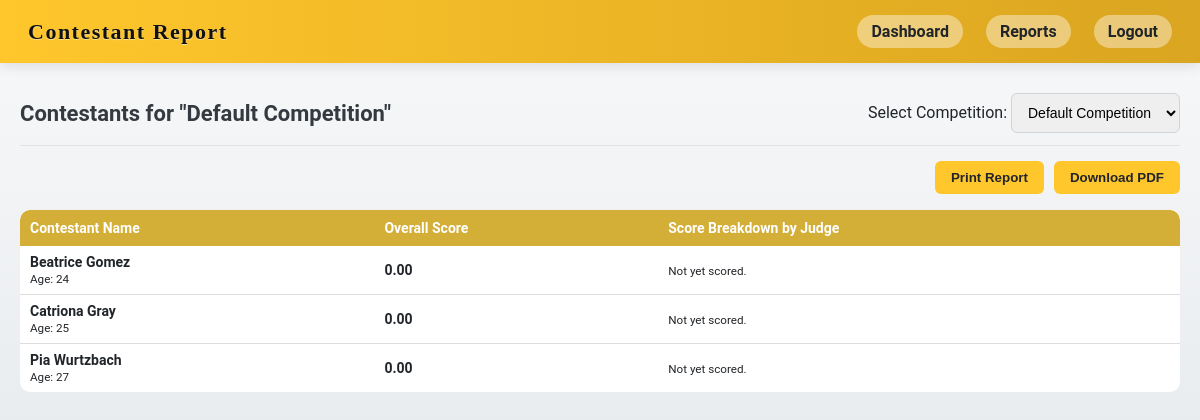
/admin/contestant_reports.php (signed in), run on the app's committed database.
### tables this page shows
CREATE TABLE `competitions` (
    id INT AUTO_INCREMENT PRIMARY KEY,
    name VARCHAR(100) NOT NULL,
    created_at TIMESTAMP DEFAULT CURRENT_TIMESTAMP
);

CREATE TABLE `contestants` (
    id INT AUTO_INCREMENT PRIMARY KEY,
    name VARCHAR(100) NOT NULL,
    age INT NOT NULL,
    number INT NOT NULL,
    photo VARCHAR(255),
    competition_id INT NOT NULL
);

### admin/contestant_reports.php (the view, shortened to what this page needs)
<?php
require_once '../database/db.php';
$default_competition_id = 0;
$default_comp_result = $conn->query("SELECT id FROM competitions ORDER BY created_at DESC LIMIT 1");
if ($default_comp_result && $default_comp_result->num_rows > 0) {
    $default_competition_id = $default_comp_result->fetch_assoc()['id'];
}
$competition_id = (int)($_GET['competition_id'] ?? $default_competition_id);
$all_competitions_result = $conn->query("SELECT id, name FROM competitions ORDER BY name ASC");
$stmt = $conn->prepare(
    "SELECT
        con.id AS contestant_id,
        con.name AS contestant_name,
        con.age,
        j.name AS judge_name,
        SUM(s.score * (cri.percentage / 100)) AS final_score_from_judge
     FROM contestants con
     LEFT JOIN scores s ON con.id = s.contestant_id
     LEFT JOIN judges j ON s.judge_id = j.id
     LEFT JOIN criteria cri ON s.criteria_id = cri.id
     WHERE con.competition_id = ?
     GROUP BY con.id, j.id
     ORDER BY con.name, j.name"
);
$stmt->bind_param("i", $competition_id);
$stmt->execute();
$scores_by_contestant_result = $stmt->get_result();
$contestants_data = [];
while ($row = $scores_by_contestant_result->fetch_assoc()) {
    $contestants_data[$row['contestant_id']]['details']['name'] = $row['contestant_name'];
    $contestants_data[$row['contestant_id']]['details']['age'] = $row['age'];
}
$competition_name_stmt = $conn->prepare("SELECT name FROM competitions WHERE id = ?");
$competition_name_stmt->bind_param("i", $competition_id);
$competition_name_stmt->execute();
$competition_name_result = $competition_name_stmt->get_result();
$competition_name = $competition_name_result->fetch_assoc()['name'] ?? 'N/A';
?>
<!DOCTYPE html>
<html lang="en">
<head>
  <link rel="stylesheet" href="../style.css">
</head>
<body>
  <div class="topbar">
    <div class="brand">Contestant Report</div>
    <div class="links">
      <a href="admin_dashboard.php">Dashboard</a>
      <a href="reports.php">Reports</a>
      <a href="../logout.php">Logout</a>
    </div>
  </div>
  <div class="wrapper">
    <div class="header-row">
        <h2>Contestants for "<?= htmlspecialchars($competition_name) ?>"</h2>
        <form method="GET" class="competition-selector">
            <label for="competition_id">Select Competition:</label>
            <select name="competition_id" id="competition_id" class="input" onchange="this.form.submit();">
                <?php while($comp = $all_competitions_result->fetch_assoc()): ?>
                    <option value="<?= $comp['id'] ?>" <?= $comp['id'] == $competition_id ? 'selected' : '' ?>>
                        <?= htmlspecialchars($comp['name']) ?>
                    </option>
                <?php endwhile; ?>
            </select>
        </form>
    </div>
    <div class="report-actions">
      <button class="btn" onclick="window.print()">Print Report</button>
      <button class="btn" onclick="downloadPDF()">Download PDF</button>
    </div>
    <table class="report-table" id="report-table">
      <thead>
        <tr><th>Contestant Name</th><th>Overall Score</th><th>Score Breakdown by Judge</th></tr>
      </thead>
      <tbody>
        <?php if (empty($contestants_data)): ?>
            <tr><td colspan="3" style="text-align: center;">No contestants found for this competition.</td></tr>
        <?php else: ?>
            <?php foreach ($contestants_data as $contestant): ?>
                <?php
                    $total_score = 0;
                    $judge_count = 0;
                    $overall_avg = ($judge_count > 0) ? $total_score / $judge_count : 0;
                ?>
                <tr>
                    <td><strong><?= htmlspecialchars($contestant['details']['name']) ?></strong><br><small>Age: <?= htmlspecialchars($contestant['details']['age']) ?></small></td>
                    <td><strong><?= number_format($overall_avg, 2) ?></strong></td>
                    <td>
                        <?php if (isset($contestant['scores'])): ?>
                            <?php foreach ($contestant['scores'] as $score_info): ?>
                                <div style="font-size: 13px;"><?= htmlspecialchars($score_info['judge_name']) ?>: <strong><?= number_format($score_info['final_score_from_judge'], 2) ?></strong></div>
                            <?php endforeach; ?>
                        <?php else: echo '<small>Not yet scored.</small>'; endif; ?>
                    </td>
                </tr>
            <?php endforeach; ?>
        <?php endif; ?>
      </tbody>
    </table>
  </div>
</body>
</html>

### style.css (style rules this page uses)
:root { --gold: #FFC72C; --gold-dark: #b78c22; --bg: #F8F9FA; --muted: #6C757D; --card-shadow: 0 10px 30px rgba(0,0,0,0.08); --accent: #fff; --accent-2: #FFFBEB; --text: #212529; --radius: 10px; --maxw: 1200px; --serif: "Playfair Display", Georgia, "Times New Roman", serif; --sans: "Roboto", "Segoe UI", Arial, sans-serif; --transition-fast: 0.15s ease-out; }
* { box-sizing:border-box; }
body { margin:0; font-family:var(--sans); color:var(--text); background:linear-gradient(180deg, var(--bg) 0%, #E9ECEF 100%); -webkit-font-smoothing:antialiased; -moz-osx-font-smoothing:grayscale; }
.topbar { background:linear-gradient(90deg, var(--gold) 0%, #DAA520 100%); padding:15px 28px; display:flex; justify-content:space-between; align-items:center; box-shadow:0 4px 12px rgba(0,0,0,0.1); }
.brand { font-family:var(--serif); font-size:22px; font-weight:700; color:#111; letter-spacing:1.5px; text-shadow: 0 1px 1px rgba(255, 255, 255, 0.5); }
.topbar .links { display: flex; align-items: center; gap: 8px; }
.topbar .links a { color:var(--text); text-decoration:none; margin-left:15px; font-weight:600; background:rgba(255,255,255,0.4); padding:7px 14px; border-radius:20px; transition:all var(--transition-fast); }
.wrapper { max-width:var(--maxw); margin:30px auto; padding:0 20px; }
.header-row { display:flex; justify-content:space-between; align-items:center; gap:12px; margin-bottom:15px; border-bottom:1px solid rgba(220,220,220,0.7); padding-bottom:12px; }
.header-row h2 { margin:0; font-family:var(--sans); color:#343A40; font-size:22px; font-weight:700; }
.table, table { width:100%; border-collapse:separate; border-spacing:0; }
table thead th { text-align:left; padding:12px 10px; background:var(--accent-2); color:var(--text); font-weight:600; font-size:14px; border-top: 1px solid #f0f0f0; }
table thead tr th:first-child { border-top-left-radius: var(--radius); }
table thead tr th:last-child { border-top-right-radius: var(--radius); }
tbody td { padding:12px 10px; border-bottom:1px solid #f0f0f0; font-size:14px; vertical-align:middle; transition: background-color var(--transition-fast); }
tbody tr:last-child td { border-bottom: none; }
.btn { background:var(--gold); color:var(--text); padding:9px 16px; border-radius:6px; border:none; font-weight:700; cursor:pointer; display:inline-block; text-decoration:none; transition:background-color var(--transition-fast), transform var(--transition-fast); }
.input, input[type=text], input[type=number], select { padding:10px 12px; border-radius:6px; border:1px solid #ced4da; font-size:14px; outline:none; transition:border-color var(--transition-fast), box-shadow var(--transition-fast); }
.report-actions { display: flex; justify-content: flex-end; gap: 10px; margin-bottom: 15px; }
.report-table { width: 100%; border-collapse: collapse; margin-top: 10px; background: white; border-radius: 10px; overflow: hidden; }
.report-table th { background: #d4af37; color: white; padding: 10px; text-align: left; }
.report-table td { border-bottom: 1px solid #ddd; padding: 8px 10px; }

### data on the page
competitions: name "Default Competition"
contestants: name "Beatrice Gomez", age "24", overall_avg "0.00"
contestants: name "Catriona Gray", age "25", overall_avg "0.00"
contestants: name "Pia Wurtzbach", age "27", overall_avg "0.00"

### other printed values
form field competition_id "Default Competition"
